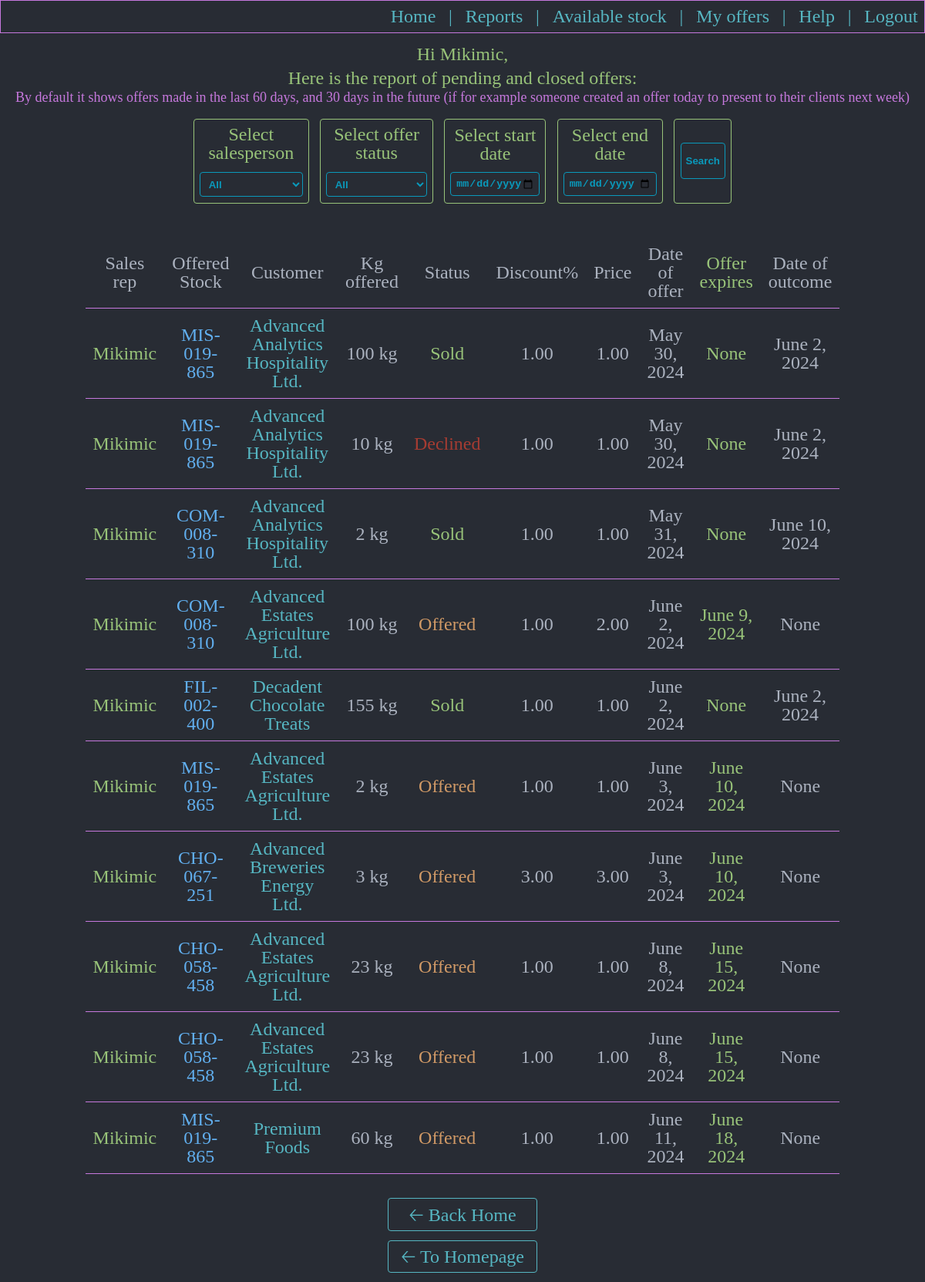
Page /superuser_reports/ (signed in) on the committed database.
### aged/models.py (models this page shows)
class OffersLog(models.Model):
    sales_rep_that_made_the_offer = models.ForeignKey(User, null=True, on_delete=models.SET_NULL)
    offered_stock = models.ForeignKey(AvailableStock, null=True, on_delete=models.SET_NULL)
    offered_product = models.ForeignKey(Products, on_delete=models.RESTRICT)
    customer_that_received_offer = models.ForeignKey(Customers, on_delete=models.RESTRICT)
    offered_sold_or_declined_quantity_kg = models.IntegerField()
    STATUS_CHOICES = (('Offered', 'Offered'),
                      ('Declined', 'Declined'),
                      ('Sold', 'Sold'),
                      ('Offer Expired', 'Offer Expired'))
    offer_status = models.CharField(max_length=20, choices=STATUS_CHOICES)
    discount_offered_percents = models.DecimalField(max_digits=5, decimal_places=2)
    price_per_kg_offered = models.DecimalField(max_digits=7, decimal_places=2)
    date_of_offer = models.DateField()
    expiration_date_of_offer = models.DateField(null=True, blank=True)
    date_of_outcome = models.DateField(null=True, blank=True)
    stock_expired = models.BooleanField(default=False)
    class Meta:
        verbose_name_plural = 'Offers log'

class AvailableStock(models.Model):
    available_product = models.ForeignKey(Products, null=True, blank=True, on_delete=models.RESTRICT)
    stock_location = models.ForeignKey(LocationsForStocks, null=True, blank=True, on_delete=models.RESTRICT)
    expiration_date = models.DateField()
    batch = models.CharField(max_length=100)
    original_quantity_in_kg = models.IntegerField()
    under_offer_quantity_in_kg = models.IntegerField(default=0)
    sold_quantity_in_kg = models.IntegerField(default=0)
    available_quantity_in_kg = models.IntegerField()
    def __str__(self):
        return str(self.available_product)
    class Meta:
        verbose_name_plural = 'Available stock'

class Products(models.Model):
    cod_material = models.CharField(max_length=100)
    description = models.CharField(max_length=200, null=True, blank=True)
    product_brand = models.ForeignKey(Brands, null=True, blank=True, on_delete=models.SET_NULL)
    product_material_type = models.ForeignKey(MaterialType, null=True, blank=True, on_delete=models.SET_NULL)
    def __str__(self):
        return self.cod_material
    class Meta:
        verbose_name_plural = 'Products'

class Customers(models.Model):
    customer_name = models.CharField(max_length=100)
    customer_number = models.IntegerField()
    salesperson_owning_account = models.ForeignKey(User, null=True, blank=True, on_delete=models.SET_NULL)
    allocated_customer_service_rep = models.ForeignKey(CustomerService, null=True, blank=True, on_delete=models.SET_NULL)
    STATUS_CHOICES = ( ('Active', 'Active'), ('Inactive', 'Inactive'), )
    customer_status = models.CharField(max_length=10, choices=STATUS_CHOICES)
    def __str__(self):
        return self.customer_name
    class Meta:
        verbose_name_plural = 'Customers'

### aged/views.py (the view, shortened to what this page needs)
# urls.py: path('superuser_reports/', views.superuser_reports, name='superuser_reports'),
@user_passes_test(lambda u: u.is_superuser)
def superuser_reports(request):
    preselect_values = dict()
    preselect_values['salesperson'] = 'All'
    preselect_values['state'] = 'All'
    preselect_values['start'] = ''
    preselect_values['end'] = ''
    today_plus_30_days_end_of_interval = str(datetime.datetime.today().date() + datetime.timedelta(days=30))
    today_minus_60_days_beginning_date_of_interval = str(datetime.datetime.today().date() - datetime.timedelta(days=60))
    list_of_offers_corresponding_to_the_interval = OffersLog.objects.filter(date_of_offer__range=[today_minus_60_days_beginning_date_of_interval, today_plus_30_days_end_of_interval]).all()
    all_users_with_offers = set()
    all_offer_status = set()
    for offer in list_of_offers_corresponding_to_the_interval:
        all_users_with_offers.add(offer.sales_rep_that_made_the_offer.username)
        all_offer_status.add(offer.offer_status)
    all_users_with_offers = list(all_users_with_offers)
    all_users_with_offers.sort()
    all_users_with_offers.insert(0, 'All')
    all_offer_status = list(all_offer_status)
    all_offer_status.sort()
    all_offer_status.insert(0, 'All')
    return render(request,
                  'aged/superuser_reports.html',
                  {'list_of_offers_corresponding_to_the_interval': list_of_offers_corresponding_to_the_interval,
                          'all_users_with_offers': all_users_with_offers,
                          'all_offer_status': all_offer_status,
                          'preselect_values': preselect_values})

### aged/templates/aged/superuser_reports.html (shortened to what this page needs)
{% extends 'aged/base.html' %}
{% load static %}
{% block body %}
<div class="div_menu_no_border">
  <p class="p_menu">Hi {{user}}, </p>
  <p class="p_menu">Here is the report of pending and closed offers:</p>
  {% if list_of_offers_corresponding_to_the_interval|length > 0 %}
  <p class="p_div_filter" id="p_filter_message">By default it shows offers made in the last 60 days, and 30 days in the future (if for example someone created an offer today to present to their clients next week)</p>
  <form class="div_superuser_filter" method="post">
    <div class="div_indiv_field_superus_form">
      <label class="label_form" for="">Select salesperson</label>
      <select class="inputs_superuser_form" name="nameOfUser">
        <option value="{{ preselect_values.salesperson }}">{{ preselect_values.salesperson }}</option>
      </select>
    </div>
    <div class="div_indiv_field_superus_form">
      <label class="label_form" for="">Select offer status</label>
      <select class="inputs_superuser_form" name="offerStatus">
        <option value="{{ preselect_values.state }}">{{ preselect_values.state }}</option>
      </select>
    </div>
    <div class="div_indiv_field_superus_form">
      <label class="label_form" for="">Select start date</label>
      <input class="inputs_superuser_form" id="start" type="date" name="startDate" value="{{ preselect_values.start }}" min='2022-01-01'>
    </div>
    <div class="div_indiv_field_superus_form">
      <label class="label_form" for="">Select end date</label>
      <input class="inputs_superuser_form" id="stop" type="date" name="endDate" value="{{ preselect_values.end }}" min='2022-01-01'>
    </div>
    <div class="div_indiv_field_superus_form">
      <input class="input_submit_superuser_form" type="submit" name="" value="Search">
    </div>
  </form>
  <table class="table_stocks_and_report">
    <tr class="tr_first_line">
      <th>Sales rep</th>
      <th>Offered Stock</th>
      <th>Customer</th>
      <th>Kg offered</th>
      <th>Status</th>
      <th>Discount%</th>
      <th>Price</th>
      <th>Date of offer</th>
      <th class="table_status_sold">Offer expires</th>
      <th>Date of outcome</th>
    </tr>
    {% for obj in list_of_offers_corresponding_to_the_interval %}
    <tr>
      <td class="table_sales_rep">{{ obj.sales_rep_that_made_the_offer }}</td>
      <td class="table_sku">{{ obj.offered_stock }}</td>
      <td class="table_customer">{{ obj.customer_that_received_offer }}</td>
      <td>{{ obj.offered_sold_or_declined_quantity_kg }} kg</td>
      {% if obj.offer_status == 'Sold' %}
      <td class="table_status_sold">{{ obj.offer_status }}</td>
      {% elif obj.offer_status == 'Offered' %}
      <td class="table_status_offered">{{ obj.offer_status }}</td>
      {% else %}
      <td class="table_status_declined">{{ obj.offer_status }}</td>
      {% endif %}
      <td>{{ obj.discount_offered_percents }}</td>
      <td>{{ obj.price_per_kg_offered }}</td>
      <td>{{ obj.date_of_offer }}</td>
      <td class="table_status_sold">{{ obj.expiration_date_of_offer }}</td>
      <td>{{ obj.date_of_outcome  }}</td>
    </tr>
    {% endfor %}
  </table>
  <a class="a_menu" href="{% url 'home' %}">🡠 Back Home</a>
  {% else %}
  <p style="color:red">There are no offers matching the search criteria!</p>
  <a class="a_menu" href="{% url 'superuser_reports' %}">🡠 Back to reports</a>
  {% endif %}
  <a class="a_menu" href="{% url 'home' %}">🡠 To Homepage </a>
</div>
{% endblock %}

### aged/static/aged/css/home.css (style rules this page uses)
html, body, div, span, applet, object, iframe, h1, h2, h3, h4, h5, h6, p, blockquote, pre, a, abbr, acronym, address, big, cite, code, del, dfn, em, img, ins, kbd, q, s, samp, small, strike, strong, sub, sup, tt, var, b, u, i, center, dl, dt, dd, ol, ul, li, fieldset, form, label, legend, table, caption, tbody, tfoot, thead, tr, th, td, article, aside, canvas, details, embed, figure, figcaption, footer, header, hgroup, menu, nav, output, ruby, section, summary, time, mark, audio, video { margin: 0; padding: 0; border: 0; font-size: 100%; font: inherit; vertical-align: baseline; }
body { line-height: 1; }
table { border-collapse: collapse; border-spacing: 0; }
body { background-color: #282c34; height: 100vh; display: flex; flex-direction: column; justify-content: space-between; font-size: 150%; }
p, pre { color: #98c379 }
.div_menu, .div_menu_no_border { display: flex; flex-direction: column; text-align: center; align-items: center; margin: 0.5%; padding: 0.5%; }
.p_menu { width: 50%; margin: 0.3%; }
.a_menu { width: 15%; margin: 0.5%; padding: 0.7%; color: #56b6c2; border: solid 0.5px #56b6c2; border-radius: 4px; text-decoration: none; transition: 0.5s ease; }
.table_stocks_and_report { border-collapse: separate; color: #abb2bf; margin: 25px; width: 75%; }
td,th { padding:10px; vertical-align: middle; border-bottom: solid 0.5px #c678dd; }
.tr_first_line { top:0; position:sticky; background-color: #282c34; }
.table_sales_rep { color: #98c379; }
.table_status_sold { color: #98c379; }
.table_status_offered { color: #d19a66; }
.table_status_declined { color: #a63c32; }
.table_customer { color: #56b6c2; }
.table_sku { color: #61afef }
.label_form { color: #98c379; }
.p_div_filter, .label_checkBox { color:#c678dd; }
.div_superuser_filter { display:flex; justify-content: space-between; margin-top: 1%; margin-bottom: 1%; }
.div_indiv_field_superus_form { display: flex; flex-direction: column; justify-content: center; margin:1%; padding:1%; border: solid 0.5px #98c379; border-radius:4px; }
.inputs_superuser_form { margin-top: 10%; padding:5%; color:#0A99bbff; background:#282c34; font-weight:bold; border: solid 0.5px #0A99bbff; border-radius: 4px; }
.input_submit_superuser_form { height:50%; background:#282c34; color:#0A99bbff; font-weight: bold; border: solid 0.5px #0A99bbff; border-radius: 4px; }
#p_filter_message { font-size: 75%; transition: 0.5s ease }

### rows in the picture
OffersLog: sales_rep_that_made_the_offer "Mikimic", offered_stock "MIS-019-865", customer_that_received_offer "Advanced Analytics Hospitality Ltd.", offered_sold_or_declined_quantity_kg "100", offer_status "Sold", discount_offered_percents "1.00", price_per_kg_offered "1.00", date_of_offer "May 30, 2024", expiration_date_of_offer "None", date_of_outcome "June 2, 2024"
OffersLog: sales_rep_that_made_the_offer "Mikimic", offered_stock "MIS-019-865", customer_that_received_offer "Advanced Analytics Hospitality Ltd.", offered_sold_or_declined_quantity_kg "10", offer_status "Declined", discount_offered_percents "1.00", price_per_kg_offered "1.00", date_of_offer "May 30, 2024", expiration_date_of_offer "None", date_of_outcome "June 2, 2024"
OffersLog: sales_rep_that_made_the_offer "Mikimic", offered_stock "COM-008-310", customer_that_received_offer "Advanced Analytics Hospitality Ltd.", offered_sold_or_declined_quantity_kg "2", offer_status "Sold", discount_offered_percents "1.00", price_per_kg_offered "1.00", date_of_offer "May 31, 2024", expiration_date_of_offer "None", date_of_outcome "June 10, 2024"
OffersLog: sales_rep_that_made_the_offer "Mikimic", offered_stock "COM-008-310", customer_that_received_offer "Advanced Estates Agriculture Ltd.", offered_sold_or_declined_quantity_kg "100", offer_status "Offered", discount_offered_percents "1.00", price_per_kg_offered "2.00", date_of_offer "June 2, 2024", expiration_date_of_offer "June 9, 2024", date_of_outcome "None"
OffersLog: sales_rep_that_made_the_offer "Mikimic", offered_stock "FIL-002-400", customer_that_received_offer "Decadent Chocolate Treats", offered_sold_or_declined_quantity_kg "155", offer_status "Sold", discount_offered_percents "1.00", price_per_kg_offered "1.00", date_of_offer "June 2, 2024", expiration_date_of_offer "None", date_of_outcome "June 2, 2024"
OffersLog: sales_rep_that_made_the_offer "Mikimic", offered_stock "MIS-019-865", customer_that_received_offer "Advanced Estates Agriculture Ltd.", offered_sold_or_declined_quantity_kg "2", offer_status "Offered", discount_offered_percents "1.00", price_per_kg_offered "1.00", date_of_offer "June 3, 2024", expiration_date_of_offer "June 10, 2024", date_of_outcome "None"
OffersLog: sales_rep_that_made_the_offer "Mikimic", offered_stock "CHO-067-251", customer_that_received_offer "Advanced Breweries Energy Ltd.", offered_sold_or_declined_quantity_kg "3", offer_status "Offered", discount_offered_percents "3.00", price_per_kg_offered "3.00", date_of_offer "June 3, 2024", expiration_date_of_offer "June 10, 2024", date_of_outcome "None"
OffersLog: sales_rep_that_made_the_offer "Mikimic", offered_stock "CHO-058-458", customer_that_received_offer "Advanced Estates Agriculture Ltd.", offered_sold_or_declined_quantity_kg "23", offer_status "Offered", discount_offered_percents "1.00", price_per_kg_offered "1.00", date_of_offer "June 8, 2024", expiration_date_of_offer "June 15, 2024", date_of_outcome "None"
OffersLog: sales_rep_that_made_the_offer "Mikimic", offered_stock "CHO-058-458", customer_that_received_offer "Advanced Estates Agriculture Ltd.", offered_sold_or_declined_quantity_kg "23", offer_status "Offered", discount_offered_percents "1.00", price_per_kg_offered "1.00", date_of_offer "June 8, 2024", expiration_date_of_offer "June 15, 2024", date_of_outcome "None"
OffersLog: sales_rep_that_made_the_offer "Mikimic", offered_stock "MIS-019-865", customer_that_received_offer "Premium Foods", offered_sold_or_declined_quantity_kg "60", offer_status "Offered", discount_offered_percents "1.00", price_per_kg_offered "1.00", date_of_offer "June 11, 2024", expiration_date_of_offer "June 18, 2024", date_of_outcome "None"

### other values in the picture
{{ user }} "Mikimic"
form field nameOfUser "All"
form field offerStatus "All"
